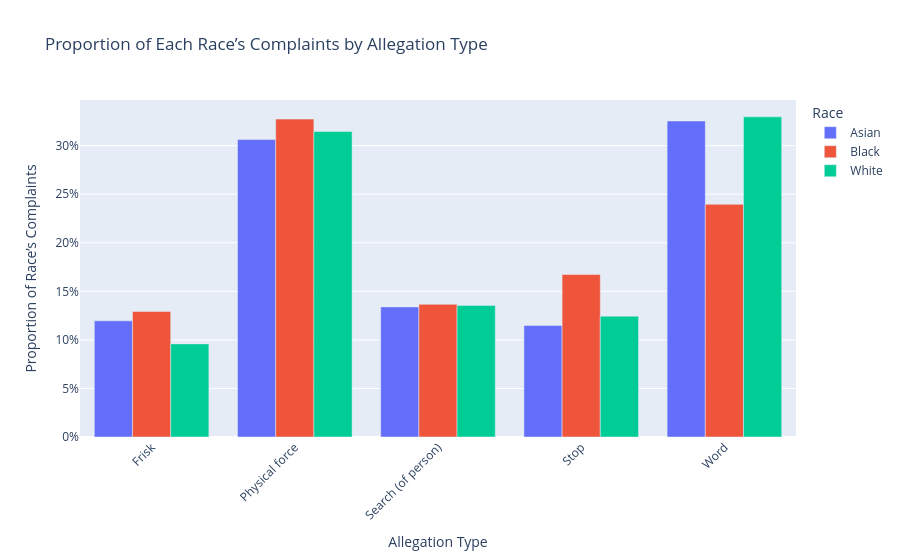

The notebook cell saved with this chart:
### Code cell
import pandas as pd
import plotly.express as px

# Filter to relevant races
target_races = ['Black', 'White', 'Asian']
filtered_df = df[df['complainant_ethnicity'].isin(target_races)]

# Get top 10 allegations by overall frequency
top_allegations = filtered_df['allegation'].value_counts().nlargest(5).index
filtered_df = filtered_df[filtered_df['allegation'].isin(top_allegations)]

# Total complaints per race (for normalization)
total_by_race = filtered_df.groupby('complainant_ethnicity').size().to_dict()

# Group and calculate proportion
grouped = (
    filtered_df.groupby(['allegation', 'complainant_ethnicity'])
    .size()
    .reset_index(name='count')
)

# Add proportion column
grouped['proportion'] = grouped.apply(
    lambda row: row['count'] / total_by_race[row['complainant_ethnicity']],
    axis=1
)

# Plot
fig = px.bar(
    grouped,
    x='allegation',
    y='proportion',
    color='complainant_ethnicity',
    barmode='group',
    title='Proportion of Each Race’s Complaints by Allegation Type',
    labels={
        'allegation': 'Allegation Type',
        'proportion': 'Proportion of Race’s Complaints',
        'complainant_ethnicity': 'Race'
    }
)

fig.update_layout(xaxis_tickangle=-45, yaxis_tickformat='.0%')
fig.show()

### Figure 1 — Plotly figure (JSON) as saved in the notebook; plotly's stock layout.template omitted (floating-point values rounded to 4 significant figures)
{"data": [{"alignmentgroup": "True", "hovertemplate": "Race=Asian<br>Allegation Type=%{x}<br>Proportion of Race’s Complaints=%{y}<extra></extra>", "legendgroup": "Asian", "marker": {"color": "#636efa", "pattern": {"shape": ""}}, "name": "Asian", "offsetgroup": "Asian", "orientation": "v", "showlegend": true, "textposition": "auto", "type": "bar", "x": ["Frisk", "Physical force", "Search (of person)", "Stop", "Word"], "xaxis": "x", "y": [0.1196, 0.3062, 0.134, 0.1148, 0.3254], "yaxis": "y"}, {"alignmentgroup": "True", "hovertemplate": "Race=Black<br>Allegation Type=%{x}<br>Proportion of Race’s Complaints=%{y}<extra></extra>", "legendgroup": "Black", "marker": {"color": "#EF553B", "pattern": {"shape": ""}}, "name": "Black", "offsetgroup": "Black", "orientation": "v", "showlegend": true, "textposition": "auto", "type": "bar", "x": ["Frisk", "Physical force", "Search (of person)", "Stop", "Word"], "xaxis": "x", "y": [0.1292, 0.3273, 0.1366, 0.1673, 0.2396], "yaxis": "y"}, {"alignmentgroup": "True", "hovertemplate": "Race=White<br>Allegation Type=%{x}<br>Proportion of Race’s Complaints=%{y}<extra></extra>", "legendgroup": "White", "marker": {"color": "#00cc96", "pattern": {"shape": ""}}, "name": "White", "offsetgroup": "White", "orientation": "v", "showlegend": true, "textposition": "auto", "type": "bar", "x": ["Frisk", "Physical force", "Search (of person)", "Stop", "Word"], "xaxis": "x", "y": [0.09588, 0.3146, 0.1355, 0.1244, 0.3296], "yaxis": "y"}], "layout": {"barmode": "group", "legend": {"title": {"text": "Race"}, "tracegroupgap": 0}, "title": {"text": "Proportion of Each Race’s Complaints by Allegation Type"}, "xaxis": {"anchor": "y", "domain": [0, 1], "tickangle": -45, "title": {"text": "Allegation Type"}}, "yaxis": {"anchor": "x", "domain": [0, 1], "tickformat": ".0%", "title": {"text": "Proportion of Race’s Complaints"}}}}
